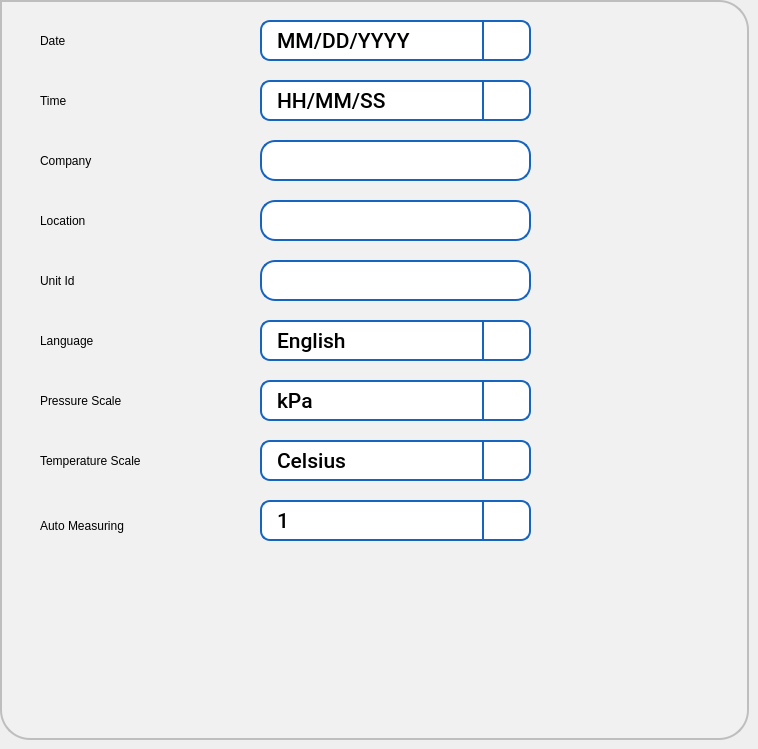
   <widget class="QWidget" name="tabGeneral">
    <attribute name="title">
     <string>General</string>
    </attribute>
    <widget class="QFrame" name="frGeneral">
     <property name="geometry">
      <rect>
       <x>0</x>
       <y>0</y>
       <width>749</width>
       <height>740</height>
      </rect>
     </property>
     <property name="styleSheet">
      <string notr="true">background-color: rgb(241, 241, 241);
border: 2px solid #C4C4C3;
border-bottom-color: #C2C7CB; /* same as the pane color */
border-bottom-left-radius: 30px;
border-bottom-right-radius: 30px;
border-top-right-radius: 30px;
color: rgb(0, 0, 0);
font: 75 16pt &quot;Roboto Medium&quot;;
border-color:  rgb(190, 190, 190);



</string>
     </property>
     <property name="frameShape">
      <enum>QFrame::StyledPanel</enum>
     </property>
     <property name="frameShadow">
      <enum>QFrame::Raised</enum>
     </property>
     <widget class="QComboBox" name="cbDateFormat">
      <property name="geometry">
       <rect>
        <x>260</x>
        <y>20</y>
        <width>271</width>
        <height>41</height>
       </rect>
      </property>
      <property name="font">
       <font>
        <family>Roboto Medium</family>
        <pointsize>16</pointsize>
        <weight>9</weight>
        <italic>false</italic>
        <bold>false</bold>
       </font>
      </property>
      <property name="focusPolicy">
       <enum>Qt::ClickFocus</enum>
      </property>
      <property name="styleSheet">
       <string notr="true">QComboBox {
   border: 2px solid  rgb(21, 100, 192);
   border-radius: 10px;
   padding: 1px 18px 1px 3px;
   background-color: rgb(255, 255, 255);
   color: rgb(0, 0, 0);
   font: 75 16pt &quot;Roboto Medium&quot;;
   padding-left: 15px;
}

QComboBox:on {
    padding-top: 3px;
    padding-left: 15px;
}

QComboBox::drop-down {
    subcontrol-origin: padding;
    subcontrol-position: top right;
    width: 45px;
    border-left-width: 2px;
    border-left-color: darkgray;
    border-left-style: solid;
    border-top-right-radius: 3px;
    border-bottom-right-radius: 3px;
    border-color: rgb(21, 100, 192);
}

QComboBox::down-arrow {
	image: url(:/images/icons/downarrow.png);
}

QComboBox::down-arrow:on {
    top: 1px;
    left: 1px;
}

QComboBox QAbstractItemView {
   border: 2px solid rgb(21, 100, 192);
   font: 75 16pt &quot;Roboto Medium&quot;;
   border-radius: 5px;
   background-color: rgb(255, 255, 255);
   selection-background-color:  rgb(21, 100, 192);
   selection-color: rgb(255, 255, 255);
}

/*  vertical */
QScrollBar:vertical {
     border: 0px solid  rgb(21, 100, 192);
     background:  rgb(230,230,230);
     width: 42px;
	 margin: 45px 0 45px 0;
     border-left: 2px solid  rgb(182, 182, 182);
     border-radius: 0px;
 }

 QScrollBar::handle:vertical {
     background:  rgb(182, 182, 182);
     min-height: 20px;
 }

 QScrollBar::add-line:vertical {
     border: 0px solid grey;
     background:  rgb(230,230,230);
     height: 45px;
     subcontrol-position: bottom;
     subcontrol-origin: margin;
 }

 QScrollBar::sub-line:vertical {
     border: 0px solid grey;
     background:  rgb(230,230,230);
     height: 45px;
     subcontrol-position: top;
     subcontrol-origin: margin;
 }

 QScrollBar::up-arrow:vertical {
     width: 42px;
     height: 45px;
     background-image: url(:/images/icons/cuparrow.png);
}

QScrollBar::down-arrow:vertical {
     width: 42px;
      height: 45px;
      background-image: url(:/images/icons/cdownarrow.png);
 }

 QScrollBar::add-page:vertical, QScrollBar::sub-page:vertical {
      background: none;
 }
</string>
      </property>
      <property name="frame">
       <bool>true</bool>
      </property>
      <item>
       <property name="text">
        <string>MM/DD/YYYY</string>
       </property>
      </item>
      <item>
       <property name="text">
        <string>MM/DD/YY</string>
       </property>
      </item>
      <item>
       <property name="text">
        <string>DD/MM/YYYY</string>
       </property>
      </item>
      <item>
       <property name="text">
        <string>DD/MM/YY</string>
       </property>
      </item>
     </widget>
     <widget class="QLabel" name="label_2">
      <property name="geometry">
       <rect>
        <x>40</x>
        <y>20</y>
        <width>201</width>
        <height>41</height>
       </rect>
      </property>
      <property name="styleSheet">
       <string notr="true">border-width: 0px;
font: 75 16pt &quot;Roboto Medium&quot;;</string>
      </property>
      <property name="text">
       <string>Date</string>
      </property>
     </widget>
     <widget class="QComboBox" name="cbTimeFormat">
      <property name="geometry">
       <rect>
        <x>260</x>
        <y>80</y>
        <width>271</width>
        <height>41</height>
       </rect>
      </property>
      <property name="font">
       <font>
        <family>Roboto Medium</family>
        <pointsize>16</pointsize>
        <weight>9</weight>
        <italic>false</italic>
        <bold>false</bold>
       </font>
      </property>
      <property name="focusPolicy">
       <enum>Qt::ClickFocus</enum>
      </property>
      <property name="styleSheet">
       <string notr="true">QComboBox {
   border: 2px solid  rgb(21, 100, 192);
   border-radius: 10px;
   padding: 1px 18px 1px 3px;
   background-color: rgb(255, 255, 255);
   color: rgb(0, 0, 0);
   font: 75 16pt &quot;Roboto Medium&quot;;
   padding-left: 15px;
}

QComboBox:on {
    padding-top: 3px;
    padding-left: 15px;
}

QComboBox::drop-down {
    subcontrol-origin: padding;
    subcontrol-position: top right;
    width: 45px;
    border-left-width: 2px;
    border-left-color: darkgray;
    border-left-style: solid;
    border-top-right-radius: 3px;
    border-bottom-right-radius: 3px;
    border-color: rgb(21, 100, 192);
}

QComboBox::down-arrow {
	image: url(:/images/icons/downarrow.png);
}

QComboBox::down-arrow:on {
    top: 1px;
    left: 1px;
}

QComboBox QAbstractItemView {
   border: 2px solid rgb(21, 100, 192);
   font: 75 16pt &quot;Roboto Medium&quot;;
   border-radius: 5px;
   background-color: rgb(255, 255, 255);
   selection-background-color:  rgb(21, 100, 192);
   selection-color: rgb(255, 255, 255);
}

/*  vertical */
QScrollBar:vertical {
     border: 0px solid  rgb(21, 100, 192);
     background:  rgb(230,230,230);
     width: 42px;
	 margin: 45px 0 45px 0;
     border-left: 2px solid  rgb(182, 182, 182);
     border-radius: 0px;
 }

 QScrollBar::handle:vertical {
     background:  rgb(182, 182, 182);
     min-height: 20px;
 }

 QScrollBar::add-line:vertical {
     border: 0px solid grey;
     background:  rgb(230,230,230);
     height: 45px;
     subcontrol-position: bottom;
     subcontrol-origin: margin;
 }

 QScrollBar::sub-line:vertical {
     border: 0px solid grey;
     background:  rgb(230,230,230);
     height: 45px;
     subcontrol-position: top;
     subcontrol-origin: margin;
 }

 QScrollBar::up-arrow:vertical {
     width: 42px;
     height: 45px;
     background-image: url(:/images/icons/cuparrow.png);
}

QScrollBar::down-arrow:vertical {
     width: 42px;
      height: 45px;
      background-image: url(:/images/icons/cdownarrow.png);
 }

 QScrollBar::add-page:vertical, QScrollBar::sub-page:vertical {
      background: none;
 }
</string>
      </property>
      <property name="frame">
       <bool>true</bool>
      </property>
      <item>
       <property name="text">
        <string>HH/MM/SS</string>
       </property>
      </item>
      <item>
       <property name="text">
        <string>12 Hour AM/PM</string>
       </property>
      </item>
      <item>
       <property name="text">
        <string>24 Hours</string>
       </property>
      </item>
     </widget>
     <widget class="QLabel" name="label_4">
      <property name="geometry">
       <rect>
        <x>40</x>
        <y>80</y>
        <width>201</width>
        <height>41</height>
       </rect>
      </property>
      <property name="styleSheet">
       <string notr="true">border-width: 0px;
font: 75 16pt &quot;Roboto Medium&quot;;</string>
      </property>
      <property name="text">
       <string>Time</string>
      </property>
     </widget>
     <widget class="QLabel" name="label_5">
      <property name="geometry">
       <rect>
        <x>40</x>
        <y>200</y>
        <width>201</width>
        <height>41</height>
       </rect>
      </property>
      <property name="styleSheet">
       <string notr="true">border-width: 0px;
font: 75 16pt &quot;Roboto Medium&quot;;</string>
      </property>
      <property name="text">
       <string>Location</string>
      </property>
     </widget>
     <widget class="QLabel" name="label_6">
      <property name="geometry">
       <rect>
        <x>40</x>
        <y>260</y>
        <width>201</width>
        <height>41</height>
       </rect>
      </property>
      <property name="styleSheet">
       <string notr="true">border-width: 0px;
font: 75 16pt &quot;Roboto Medium&quot;;</string>
      </property>
      <property name="text">
       <string>Unit Id</string>
      </property>
     </widget>
     <widget class="QComboBox" name="cbLanguage">
      <property name="geometry">
       <rect>
        <x>260</x>
        <y>320</y>
        <width>271</width>
        <height>41</height>
       </rect>
      </property>
      <property name="font">
       <font>
        <family>Roboto Medium</family>
        <pointsize>16</pointsize>
        <weight>9</weight>
        <italic>false</italic>
        <bold>false</bold>
       </font>
      </property>
      <property name="focusPolicy">
       <enum>Qt::ClickFocus</enum>
      </property>
      <property name="styleSheet">
       <string notr="true">QComboBox {
   border: 2px solid  rgb(21, 100, 192);
   border-radius: 10px;
   padding: 1px 18px 1px 3px;
   background-color: rgb(255, 255, 255);
   color: rgb(0, 0, 0);
   font: 75 16pt &quot;Roboto Medium&quot;;
   padding-left: 15px;
}

QComboBox:on {
    padding-top: 3px;
    padding-left: 15px;
}

QComboBox::drop-down {
    subcontrol-origin: padding;
    subcontrol-position: top right;
    width: 45px;
    border-left-width: 2px;
    border-left-color: darkgray;
    border-left-style: solid;
    border-top-right-radius: 3px;
    border-bottom-right-radius: 3px;
    border-color: rgb(21, 100, 192);
}

QComboBox::down-arrow {
	image: url(:/images/icons/downarrow.png);
}

QComboBox::down-arrow:on {
    top: 1px;
    left: 1px;
}

QComboBox QAbstractItemView {
   border: 2px solid rgb(21, 100, 192);
   font: 75 16pt &quot;Roboto Medium&quot;;
   border-radius: 5px;
   background-color: rgb(255, 255, 255);
   selection-background-color:  rgb(21, 100, 192);
   selection-color: rgb(255, 255, 255);
}

/*  vertical */
QScrollBar:vertical {
     border: 0px solid  rgb(21, 100, 192);
     background:  rgb(230,230,230);
     width: 42px;
	 margin: 45px 0 45px 0;
     border-left: 2px solid  rgb(182, 182, 182);
     border-radius: 0px;
 }

 QScrollBar::handle:vertical {
     background:  rgb(182, 182, 182);
     min-height: 20px;
 }

 QScrollBar::add-line:vertical {
     border: 0px solid grey;
     background:  rgb(230,230,230);
     height: 45px;
     subcontrol-position: bottom;
     subcontrol-origin: margin;
 }

 QScrollBar::sub-line:vertical {
     border: 0px solid grey;
     background:  rgb(230,230,230);
     height: 45px;
     subcontrol-position: top;
     subcontrol-origin: margin;
 }

 QScrollBar::up-arrow:vertical {
     width: 42px;
     height: 45px;
     background-image: url(:/images/icons/cuparrow.png);
}

QScrollBar::down-arrow:vertical {
     width: 42px;
      height: 45px;
      background-image: url(:/images/icons/cdownarrow.png);
 }

 QScrollBar::add-page:vertical, QScrollBar::sub-page:vertical {
      background: none;
 }
</string>
      </property>
      <property name="frame">
       <bool>true</bool>
      </property>
      <item>
       <property name="text">
        <string>English</string>
       </property>
      </item>
      <item>
       <property name="text">
        <string>Spanish</string>
       </property>
      </item>
      <item>
       <property name="text">
        <string>German</string>
       </property>
      </item>
      <item>
       <property name="text">
        <string>French</string>
       </property>
      </item>
     </widget>
     <widget class="QLabel" name="label_7">
      <property name="geometry">
       <rect>
        <x>40</x>
        <y>320</y>
        <width>201</width>
        <height>41</height>
       </rect>
      </property>
      <property name="styleSheet">
       <string notr="true">border-width: 0px;
font: 75 16pt &quot;Roboto Medium&quot;;</string>
      </property>
      <property name="text">
       <string>Language</string>
      </property>
     </widget>
     <widget class="QLabel" name="label_8">
      <property name="geometry">
       <rect>
        <x>40</x>
        <y>380</y>
        <width>201</width>
        <height>41</height>
       </rect>
      </property>
      <property name="styleSheet">
       <string notr="true">border-width: 0px;
font: 75 16pt &quot;Roboto Medium&quot;;</string>
      </property>
      <property name="text">
       <string>Pressure Scale</string>
      </property>
     </widget>
     <widget class="QComboBox" name="cbPressureScale">
      <property name="geometry">
       <rect>
        <x>260</x>
        <y>380</y>
        <width>271</width>
        <height>41</height>
       </rect>
      </property>
      <property name="font">
       <font>
        <family>Roboto Medium</family>
        <pointsize>16</pointsize>
        <weight>9</weight>
        <italic>false</italic>
        <bold>false</bold>
       </font>
      </property>
      <property name="focusPolicy">
       <enum>Qt::ClickFocus</enum>
      </property>
      <property name="styleSheet">
       <string notr="true">QComboBox {
   border: 2px solid  rgb(21, 100, 192);
   border-radius: 10px;
   padding: 1px 18px 1px 3px;
   background-color: rgb(255, 255, 255);
   color: rgb(0, 0, 0);
   font: 75 16pt &quot;Roboto Medium&quot;;
   padding-left: 15px;
}

QComboBox:on {
    padding-top: 3px;
    padding-left: 15px;
}

QComboBox::drop-down {
    subcontrol-origin: padding;
    subcontrol-position: top right;
    width: 45px;
    border-left-width: 2px;
    border-left-color: darkgray;
    border-left-style: solid;
    border-top-right-radius: 3px;
    border-bottom-right-radius: 3px;
    border-color: rgb(21, 100, 192);
}

QComboBox::down-arrow {
	image: url(:/images/icons/downarrow.png);
}

QComboBox::down-arrow:on {
    top: 1px;
    left: 1px;
}

QComboBox QAbstractItemView {
   border: 2px solid rgb(21, 100, 192);
   font: 75 16pt &quot;Roboto Medium&quot;;
   border-radius: 5px;
   background-color: rgb(255, 255, 255);
   selection-background-color:  rgb(21, 100, 192);
   selection-color: rgb(255, 255, 255);
}

/*  vertical */
QScrollBar:vertical {
     border: 0px solid  rgb(21, 100, 192);
     background:  rgb(230,230,230);
     width: 42px;
	 margin: 45px 0 45px 0;
     border-left: 2px solid  rgb(182, 182, 182);
     border-radius: 0px;
 }

 QScrollBar::handle:vertical {
     background:  rgb(182, 182, 182);
     min-height: 20px;
 }

 QScrollBar::add-line:vertical {
     border: 0px solid grey;
     background:  rgb(230,230,230);
     height: 45px;
     subcontrol-position: bottom;
     subcontrol-origin: margin;
 }

 QScrollBar::sub-line:vertical {
     border: 0px solid grey;
     background:  rgb(230,230,230);
     height: 45px;
     subcontrol-position: top;
     subcontrol-origin: margin;
 }

 QScrollBar::up-arrow:vertical {
     width: 42px;
     height: 45px;
     background-image: url(:/images/icons/cuparrow.png);
}

QScrollBar::down-arrow:vertical {
     width: 42px;
      height: 45px;
      background-image: url(:/images/icons/cdownarrow.png);
 }

 QScrollBar::add-page:vertical, QScrollBar::sub-page:vertical {
      background: none;
 }
</string>
      </property>
      <property name="frame">
       <bool>true</bool>
      </property>
      <item>
       <property name="text">
        <string>kPa</string>
       </property>
      </item>
      <item>
       <property name="text">
        <string>PSI</string>
       </property>
      </item>
      <item>
       <property name="text">
        <string>hPa</string>
       </property>
      </item>
      <item>
       <property name="text">
        <string>ATM</string>
       </property>
      </item>
     </widget>
     <widget class="QLabel" name="label_9">
      <property name="geometry">
       <rect>
        <x>40</x>
        <y>440</y>
        <width>201</width>
        <height>41</height>
       </rect>
      </property>
      <property name="styleSheet">
       <string notr="true">border-width: 0px;
font: 75 16pt &quot;Roboto Medium&quot;;</string>
      </property>
      <property name="text">
       <string>Temperature Scale</string>
      </property>
     </widget>
     <widget class="QComboBox" name="cbTemperatureScale">
      <property name="geometry">
       <rect>
        <x>260</x>
        <y>440</y>
        <width>271</width>
        <height>41</height>
       </rect>
      </property>
      <property name="font">
       <font>
        <family>Roboto Medium</family>
        <pointsize>16</pointsize>
        <weight>9</weight>
        <italic>false</italic>
        <bold>false</bold>
       </font>
      </property>
      <property name="focusPolicy">
       <enum>Qt::ClickFocus</enum>
      </property>
      <property name="styleSheet">
       <string notr="true">QComboBox {
   border: 2px solid  rgb(21, 100, 192);
   border-radius: 10px;
   padding: 1px 18px 1px 3px;
   background-color: rgb(255, 255, 255);
   color: rgb(0, 0, 0);
   font: 75 16pt &quot;Roboto Medium&quot;;
   padding-left: 15px;
}

QComboBox:on {
    padding-top: 3px;
    padding-left: 15px;
}

QComboBox::drop-down {
    subcontrol-origin: padding;
    subcontrol-position: top right;
    width: 45px;
    border-left-width: 2px;
    border-left-color: darkgray;
    border-left-style: solid;
    border-top-right-radius: 3px;
    border-bottom-right-radius: 3px;
    border-color: rgb(21, 100, 192);
}

QComboBox::down-arrow {
	image: url(:/images/icons/downarrow.png);
}

QComboBox::down-arrow:on {
    top: 1px;
    left: 1px;
}

QComboBox QAbstractItemView {
   border: 2px solid rgb(21, 100, 192);
   font: 75 16pt &quot;Roboto Medium&quot;;
   border-radius: 5px;
   background-color: rgb(255, 255, 255);
   selection-background-color:  rgb(21, 100, 192);
   selection-color: rgb(255, 255, 255);
}

/*  vertical */
QScrollBar:vertical {
     border: 0px solid  rgb(21, 100, 192);
     background:  rgb(230,230,230);
     width: 42px;
	 margin: 45px 0 45px 0;
     border-left: 2px solid  rgb(182, 182, 182);
     border-radius: 0px;
 }

 QScrollBar::handle:vertical {
     background:  rgb(182, 182, 182);
     min-height: 20px;
 }

 QScrollBar::add-line:vertical {
     border: 0px solid grey;
     background:  rgb(230,230,230);
     height: 45px;
     subcontrol-position: bottom;
     subcontrol-origin: margin;
 }

 QScrollBar::sub-line:vertical {
     border: 0px solid grey;
     background:  rgb(230,230,230);
     height: 45px;
     subcontrol-position: top;
     subcontrol-origin: margin;
 }

 QScrollBar::up-arrow:vertical {
     width: 42px;
     height: 45px;
     background-image: url(:/images/icons/cuparrow.png);
}

QScrollBar::down-arrow:vertical {
     width: 42px;
      height: 45px;
      background-image: url(:/images/icons/cdownarrow.png);
 }

 QScrollBar::add-page:vertical, QScrollBar::sub-page:vertical {
      background: none;
 }
</string>
      </property>
      <property name="frame">
       <bool>true</bool>
      </property>
      <item>
       <property name="text">
        <string>Celsius</string>
       </property>
      </item>
      <item>
       <property name="text">
        <string>Fahrenheit</string>
       </property>
      </item>
     </widget>
     <widget class="QLabel" name="label_11">
      <property name="geometry">
       <rect>
        <x>40</x>
        <y>500</y>
        <width>201</width>
        <height>51</height>
       </rect>
      </property>
      <property name="styleSheet">
       <string notr="true">border-width: 0px;
font: 75 16pt &quot;Roboto Medium&quot;;</string>
      </property>
      <property name="text">
       <string>Auto Measuring</string>
      </property>
     </widget>
     <widget class="QComboBox" name="cbAutoMeasuring">
      <property name="geometry">
       <rect>
        <x>260</x>
        <y>500</y>
        <width>271</width>
        <height>41</height>
       </rect>
      </property>
      <property name="font">
       <font>
        <family>Roboto Medium</family>
        <pointsize>16</pointsize>
        <weight>9</weight>
        <italic>false</italic>
        <bold>false</bold>
       </font>
      </property>
      <property name="focusPolicy">
       <enum>Qt::ClickFocus</enum>
      </property>
      <property name="styleSheet">
       <string notr="true">QComboBox {
   border: 2px solid  rgb(21, 100, 192);
   border-radius: 10px;
   padding: 1px 18px 1px 3px;
   background-color: rgb(255, 255, 255);
   color: rgb(0, 0, 0);
   font: 75 16pt &quot;Roboto Medium&quot;;
   padding-left: 15px;
}

QComboBox:on {
    padding-top: 3px;
    padding-left: 15px;
}

QComboBox::drop-down {
    subcontrol-origin: padding;
    subcontrol-position: top right;
    width: 45px;
    border-left-width: 2px;
    border-left-color: darkgray;
    border-left-style: solid;
    border-top-right-radius: 3px;
    border-bottom-right-radius: 3px;
    border-color: rgb(21, 100, 192);
}

QComboBox::down-arrow {
	image: url(:/images/icons/downarrow.png);
}

QComboBox::down-arrow:on {
    top: 1px;
    left: 1px;
}

QComboBox QAbstractItemView {
   border: 2px solid rgb(21, 100, 192);
   font: 75 16pt &quot;Roboto Medium&quot;;
   border-radius: 5px;
   border-bottom-right-radius: 15px;
   background-color: rgb(255, 255, 255);
   selection-background-color:  rgb(21, 100, 192);
   selection-color: rgb(255, 255, 255);
}

/*  vertical */
QScrollBar:vertical {
     border: 0px solid  rgb(21, 100, 192);
     background:  rgb(230,230,230);
     width: 41px;
	 margin: 50px 0 50px 0;
     border-left: 2px solid  rgb(182, 182, 182);
     border-radius: 0px;
 }

 QScrollBar::handle:vertical {
     background:  rgb(182, 182, 182);
     min-height: 20px;
 }

 QScrollBar::add-line:vertical {
     border: 0px solid grey;
     background:  rgb(230,230,230);
     height: 50px;
     subcontrol-position: bottom;
     subcontrol-origin: margin;
 }

 QScrollBar::sub-line:vertical {
     border: 0px solid grey;
     background:  rgb(230,230,230);
     height: 50px;
     subcontrol-position: top;
     subcontrol-origin: margin;
 }

 QScrollBar::up-arrow:vertical {
     width: 41px;
     height: 50px;
     background-image: url(:/images/icons/cuparrow.png);
}

QScrollBar::down-arrow:vertical {
     width: 41px;
      height: 50px;
      background-image: url(:/images/icons/cdownarrow.png);
 }

 QScrollBar::add-page:vertical, QScrollBar::sub-page:vertical {
      background:  rgb(241, 241, 241);
 }
</string>
      </property>
      <property name="maxVisibleItems">
       <number>5</number>
      </property>
      <property name="frame">
       <bool>true</bool>
      </property>
      <item>
       <property name="text">
        <string>1</string>
       </property>
      </item>
      <item>
       <property name="text">
        <string>2</string>
       </property>
      </item>
      <item>
       <property name="text">
        <string>3</string>
       </property>
      </item>
      <item>
       <property name="text">
        <string>4</string>
       </property>
      </item>
      <item>
       <property name="text">
        <string>5</string>
       </property>
      </item>
      <item>
       <property name="text">
        <string>6</string>
       </property>
      </item>
      <item>
       <property name="text">
        <string>7</string>
       </property>
      </item>
      <item>
       <property name="text">
        <string>8</string>
       </property>
      </item>
      <item>
       <property name="text">
        <string>9</string>
       </property>
      </item>
     </widget>
     <widget class="sQLEExtend" name="leLocation">
      <property name="geometry">
       <rect>
        <x>260</x>
        <y>200</y>
        <width>271</width>
        <height>41</height>
       </rect>
      </property>
      <property name="focusPolicy">
       <enum>Qt::ClickFocus</enum>
      </property>
      <property name="styleSheet">
       <string notr="true">QLineEdit { 
	padding: 1px 18px 1px 10px;
	background-color: rgb(255,255,255);
	border-width: 2px;
	border-color: rgb(21, 100, 192);
	border-style: solid;
	border-radius: 15;
	color: rgb(0, 0, 0);
	font: 75 16pt &quot;Roboto Medium&quot;;
}

QLineEdit:read-only {
	background-color: rgb(245,245,245);
}
QLineEdit[error=true] {
border-color: red;
}
QLineEdit[error=false] {
border-color: rgb(21, 100, 192);
}

</string>
      </property>
      <property name="text">
       <string/>
      </property>
      <property name="maxLength">
       <number>25</number>
      </property>
     </widget>
     <widget class="sQLEExtend" name="leUnitId">
      <property name="geometry">
       <rect>
        <x>260</x>
        <y>260</y>
        <width>271</width>
        <height>41</height>
       </rect>
      </property>
      <property name="focusPolicy">
       <enum>Qt::ClickFocus</enum>
      </property>
      <property name="styleSheet">
       <string notr="true">QLineEdit { 
	padding: 1px 18px 1px 10px;
	background-color: rgb(255,255,255);
	border-width: 2px;
	border-color: rgb(21, 100, 192);
	border-style: solid;
	border-radius: 15;
	color: rgb(0, 0, 0);
	font: 75 16pt &quot;Roboto Medium&quot;;
}

QLineEdit:read-only {
	background-color: rgb(245,245,245);
}
QLineEdit[error=true] {
border-color: red;
}
QLineEdit[error=false] {
border-color: rgb(21, 100, 192);
}

</string>
      </property>
      <property name="text">
       <string/>
      </property>
      <property name="maxLength">
       <number>25</number>
      </property>
     </widget>
     <widget class="sQLEExtend" name="leCompany">
      <property name="geometry">
       <rect>
        <x>260</x>
        <y>140</y>
        <width>271</width>
        <height>41</height>
       </rect>
      </property>
      <property name="focusPolicy">
       <enum>Qt::ClickFocus</enum>
      </property>
      <property name="styleSheet">
       <string notr="true">QLineEdit { 
	padding: 1px 18px 1px 10px;
	background-color: rgb(255,255,255);
	border-width: 2px;
	border-color: rgb(21, 100, 192);
	border-style: solid;
	border-radius: 15;
	color: rgb(0, 0, 0);
	font: 75 16pt &quot;Roboto Medium&quot;;
}

QLineEdit:read-only {
	background-color: rgb(245,245,245);
}
QLineEdit[error=true] {
border-color: red;
}
QLineEdit[error=false] {
border-color: rgb(21, 100, 192);
}

</string>
      </property>
      <property name="text">
       <string/>
      </property>
      <property name="maxLength">
       <number>25</number>
      </property>
     </widget>
     <widget class="QLabel" name="label_10">
      <property name="geometry">
       <rect>
        <x>40</x>
        <y>140</y>
        <width>201</width>
        <height>41</height>
       </rect>
      </property>
      <property name="styleSheet">
       <string notr="true">border-width: 0px;
font: 75 16pt &quot;Roboto Medium&quot;;</string>
      </property>
      <property name="text">
       <string>Company</string>
      </property>
     </widget>
    </widget>
   </widget>
